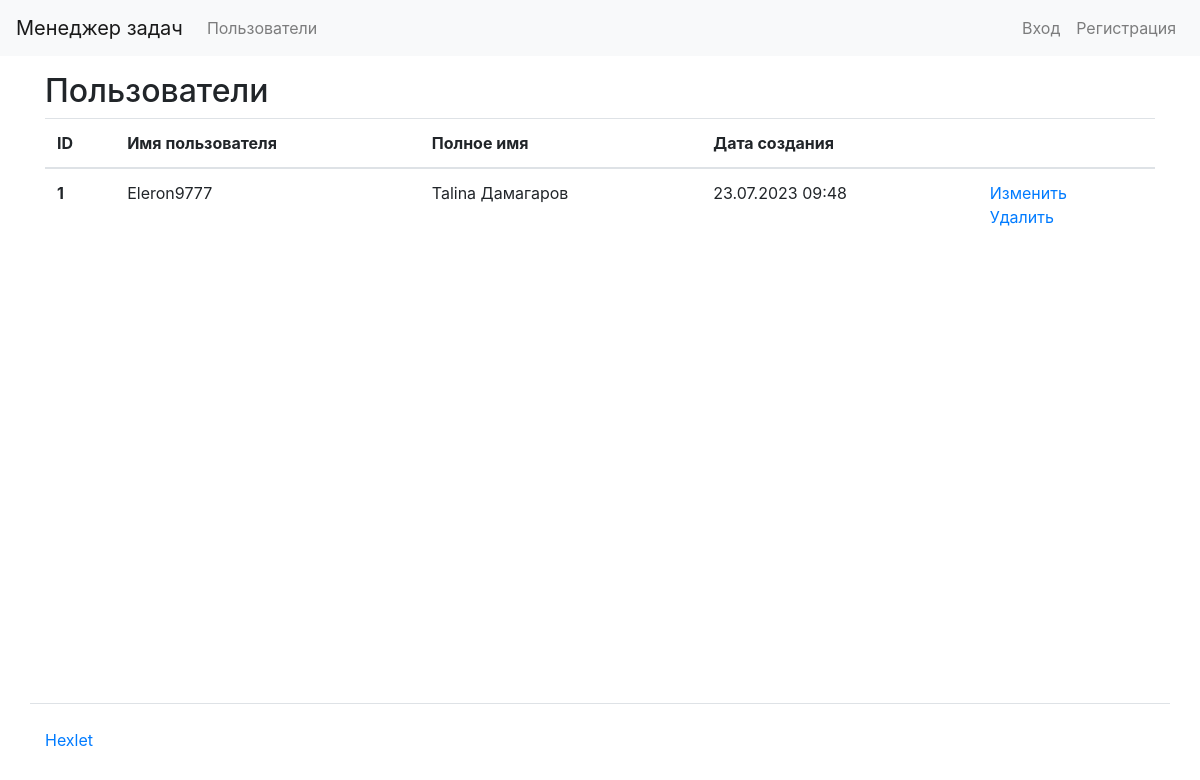
The app's page /users/, older data.
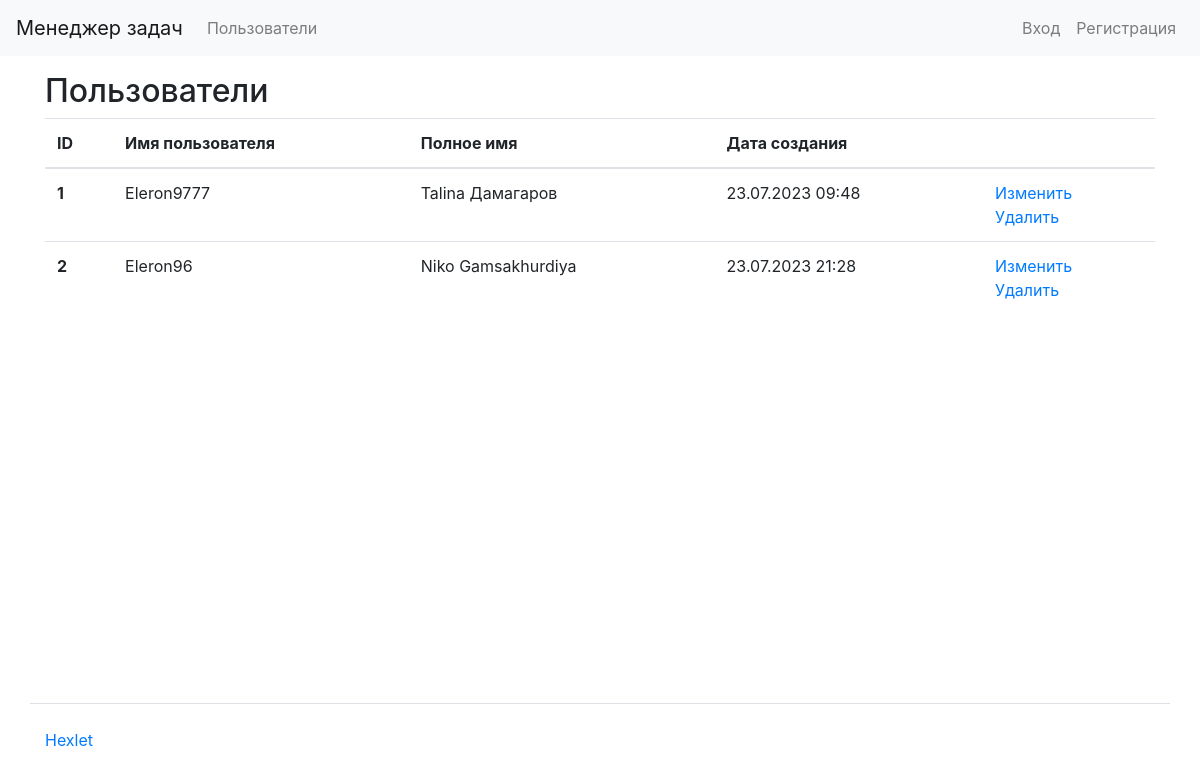
The same page, newer data.
### task_manager/users/models.py (models this page shows)
class User(AbstractUser):
    def get_absolute_url(self):
        return reverse('users:user_list')
    def __str__(self):
        return self.get_full_name()

### task_manager/users/views.py (the view)
# urls.py: path('', views.user_list, name='user_list'),
def user_list(request):
    users = get_user_model().objects.all()
    return render(request, 'users/users.html', {'users': users})

### task_manager/templates/users/users.html (shortened to what this page needs)
{% extends "base.html" %}
{% load i18n %}
{% load bootstrap4 %}
{% block content %}
  <h2>{% trans "Users" %}</h2>
  <table class="table">
    <thead>
      <tr>
        <th scope="col">{% trans "id" %}</th>
        <th scope="col">{% trans "Username" %}</th>
        <th scope="col">{% trans "Full Name" %}</th>
        <th scope="col">{% trans "Creation date" %}</th>
        <th scope="col"></th>
      </tr>
    </thead>
    <tbody>
      {% for user in users %}
        <tr>
          <th scope="row">{{ user.id }}</th>
          <td>{{ user.username }}</td>
          <td>{{ user.first_name }} {{ user.last_name }}</td>
          <td>{{ user.date_joined|date:"d.m.Y H:i" }}</td>
          <td>
            <a href="{% url 'users:edit_user' user.id %}">{% trans "Edit" %}</a>
            <br>
            <a href="{% url 'users:delete_user' user.id %}">{% trans "Delete" %}</a>
          </td>
        </tr>
      {% empty %}
        <tr>
          <td colspan="6">{% trans "No users found" %}</td>
        </tr>
      {% endfor %}
    </tbody>
  </table>
{% endblock %}

Row changes from the older to the newer data that the page shows:
added User: id "2", username "Eleron96", first_name "Niko", last_name "Gamsakhurdiya", date_joined "23.07.2023 21:28"
